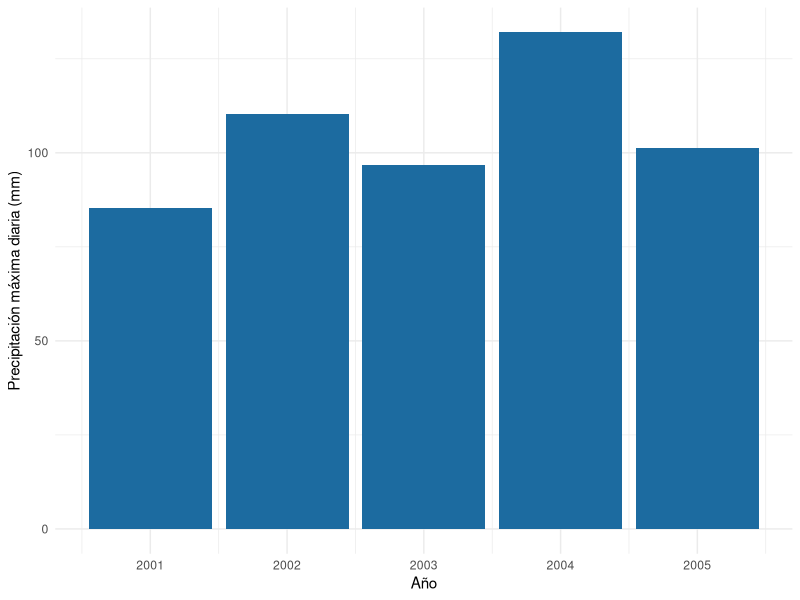

This chart was generated by the following R code:
## ---- chunk 1
#| label: fig-tema-ejemplo
#| fig-cap: "Leyenda del gráfico que termina en punto."
#| fig-alt: "Descripción breve del gráfico"
#| code-fold: false

library(tidyverse)

# 1) Datos
datos <- tibble(
  anio = 2001:2005,
  p_max = c(85.2, 110.4, 96.7, 132.0, 101.3)  # mm
)

# 2) Cálculo
datos <- datos %>%
  mutate(rango = rank(-p_max))

# 3) Gráfico (sin título: ya está en fig-cap)
ggplot(datos, aes(anio, p_max)) +
  geom_col(fill = "#1C6BA0") +
  labs(x = "Año", y = "Precipitación máxima diaria (mm)") +
  theme_minimal()
## ---- chunk 2
#| label: tbl-tema-ejemplo
#| tbl-cap: "Leyenda del cuadro, arriba."
#| echo: false

# Formato del cuadro: va oculto para que el código visible sea solo el cálculo
library(kableExtra)
datos %>%
  kbl(col.names = c("Año", "Precipitación máxima (mm)", "Rango"),
      align = "c") %>%
  kable_styling(full_width = FALSE, bootstrap_options = c("hover", "condensed"))
